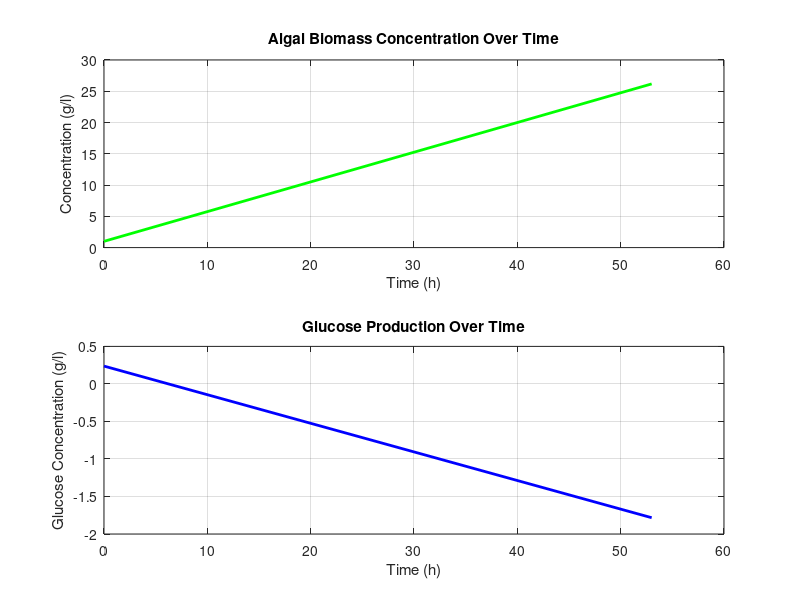

This figure's MATLAB source:
Umax_algae = 0.5; 
Ks_algae = 0.1;   
Xmax_algae = 20;  


X_algae = 1;      
time = 0;      

% Time settings

prompt1 = "What is your time step (/hr)?";
dt = fix(input(prompt1, "s"));         
prompt2 = "What is your duration (in hours)?";
t_end = fix(input(prompt2, "s"));      
time_vector = 0:dt:t_end; 


X_algae_array = zeros(size(time_vector));
glucose_array = zeros(size(time_vector)); 


biomass_to_glucose_factor = 0.5; 

% Simulation loop
for i = 1:length(time_vector)

    X_algae_array(i) = X_algae;
    
    u_algae = Umax_algae * (1); 
    dX_algae = u_algae * X_algae * (1 - (X_algae / Xmax_algae));
    X_algae = X_algae + dX_algae * dt;
    
    glucose_produced = biomass_to_glucose_factor * dX_algae; 
    if i > 1
        glucose_array(i) = glucose_array(i-1) + glucose_produced; 
    else
        glucose_array(i) = glucose_produced;
    end
end

figure;
subplot(2,1,1);
plot(time_vector, X_algae_array, 'g', 'LineWidth', 2);
title('Algal Biomass Concentration Over Time');
xlabel('Time (h)');
ylabel('Concentration (g/l)');
grid on;

subplot(2,1,2);
plot(time_vector, glucose_array, 'b', 'LineWidth', 2);
title('Glucose Production Over Time');
xlabel('Time (h)');
ylabel('Glucose Concentration (g/l)');
grid on;

% Display final results
disp(['Final Algal Biomass: ', num2str(X_algae)]);
disp(['Total Glucose Production: ', num2str(glucose_array(end))]);